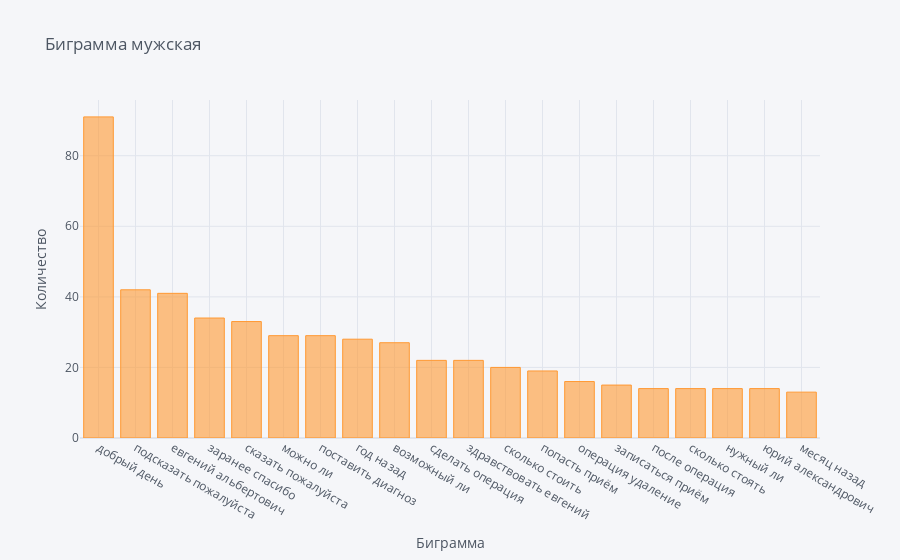

The notebook cell this image was saved under:
### Code cell
ustal = pd.DataFrame(man, columns = ['Bigram', 'Frequency'])
ustal = ustal.set_index('Bigram')
ustal.iplot(kind='bar', xTitle='Биграмма', yTitle='Количество', title='Биграмма мужская')

### Figure 1 — Plotly figure (JSON) as saved in the notebook; plotly's stock layout.template omitted (floating-point values rounded to 4 significant figures)
{"data": [{"marker": {"color": "rgba(255, 153, 51, 0.6)", "line": {"color": "rgba(255, 153, 51, 1.0)", "width": 1}}, "name": "Frequency", "orientation": "v", "text": "", "type": "bar", "x": ["добрый день", "подсказать пожалуйста", "евгений альбертович", "заранее спасибо", "сказать пожалуйста", "можно ли", "поставить диагноз", "год назад", "возможный ли", "сделать операция", "здравствовать евгений", "сколько стоить", "попасть приём", "операция удаление", "записаться приём", "после операция", "сколько стоять", "нужный ли", "юрий александрович", "месяц назад"], "y": [91, 42, 41, 34, 33, 29, 29, 28, 27, 22, 22, 20, 19, 16, 15, 14, 14, 14, 14, 13]}], "layout": {"legend": {"bgcolor": "#F5F6F9", "font": {"color": "#4D5663"}}, "paper_bgcolor": "#F5F6F9", "plot_bgcolor": "#F5F6F9", "title": {"font": {"color": "#4D5663"}, "text": "Биграмма мужская"}, "xaxis": {"gridcolor": "#E1E5ED", "showgrid": true, "tickfont": {"color": "#4D5663"}, "title": {"font": {"color": "#4D5663"}, "text": "Биграмма"}, "zerolinecolor": "#E1E5ED"}, "yaxis": {"gridcolor": "#E1E5ED", "showgrid": true, "tickfont": {"color": "#4D5663"}, "title": {"font": {"color": "#4D5663"}, "text": "Количество"}, "zerolinecolor": "#E1E5ED"}}}
